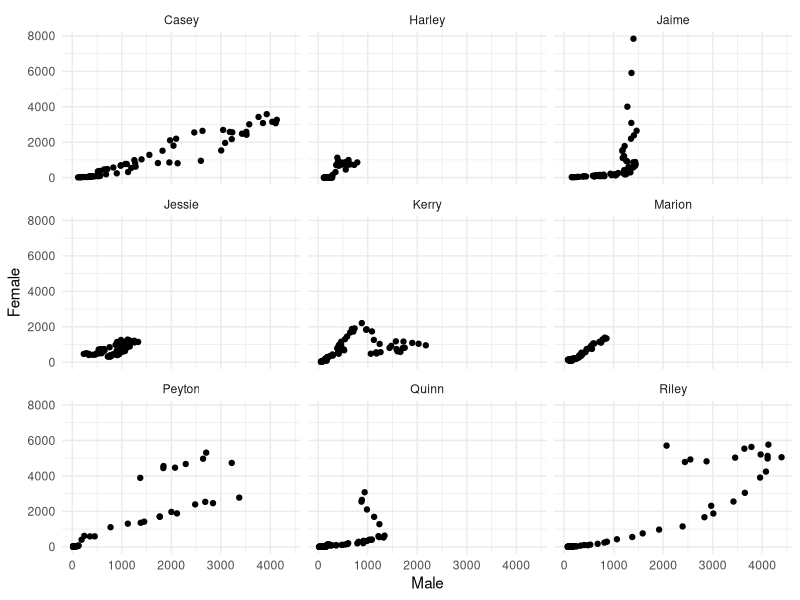
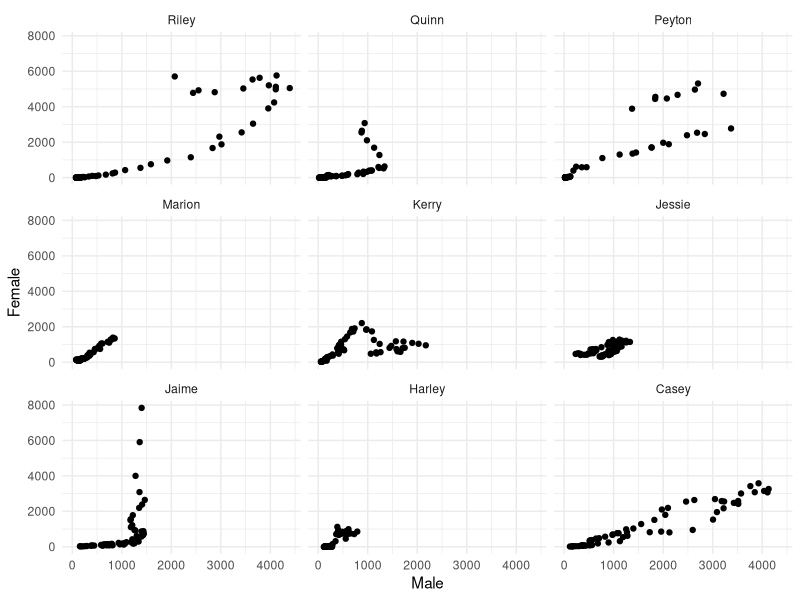

Write R code to recreate these figures, in order.
# Run the code below to set up the data
# Change the plot to use a facet_wrap by name


library(tidyverse)
# Load and reshape data
unisex_data <- read_csv("data/unisex.csv")
unisex_data <- unisex_data %>%
  select(-prop) %>%
  spread(sex, n, fill=0)
unisex_data


# Change the plot to use a facet_wrap by name

ggplot(unisex_data, aes(x=Male, y=Female)) + 
  geom_point() +
  theme_minimal() +
  facet_wrap(~name)


# Bonus: Reverse the order of the names in the facets

ggplot(unisex_data, aes(x=Male, y=Female)) + 
  geom_point() +
  theme_minimal() +
  facet_wrap(~factor(name, levels=rev(unique(name))))
